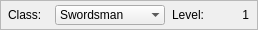
   <widget class="QFrame" name="topFrame">
    <property name="geometry">
     <rect>
      <x>20</x>
      <y>20</y>
      <width>258</width>
      <height>30</height>
     </rect>
    </property>
    <property name="sizePolicy">
     <sizepolicy hsizetype="Fixed" vsizetype="Fixed">
      <horstretch>0</horstretch>
      <verstretch>0</verstretch>
     </sizepolicy>
    </property>
    <property name="minimumSize">
     <size>
      <width>0</width>
      <height>30</height>
     </size>
    </property>
    <property name="baseSize">
     <size>
      <width>0</width>
      <height>30</height>
     </size>
    </property>
    <property name="styleSheet">
     <string notr="true"/>
    </property>
    <property name="frameShape">
     <enum>QFrame::StyledPanel</enum>
    </property>
    <property name="frameShadow">
     <enum>QFrame::Raised</enum>
    </property>
    <layout class="QGridLayout" name="gridLayout">
     <property name="leftMargin">
      <number>3</number>
     </property>
     <property name="topMargin">
      <number>3</number>
     </property>
     <property name="rightMargin">
      <number>3</number>
     </property>
     <property name="bottomMargin">
      <number>3</number>
     </property>
     <property name="spacing">
      <number>3</number>
     </property>
     <item row="0" column="2">
      <widget class="QLabel" name="LevelLabel">
       <property name="sizePolicy">
        <sizepolicy hsizetype="Fixed" vsizetype="Fixed">
         <horstretch>0</horstretch>
         <verstretch>0</verstretch>
        </sizepolicy>
       </property>
       <property name="minimumSize">
        <size>
         <width>40</width>
         <height>20</height>
        </size>
       </property>
       <property name="baseSize">
        <size>
         <width>40</width>
         <height>20</height>
        </size>
       </property>
       <property name="text">
        <string>Level:</string>
       </property>
      </widget>
     </item>
     <item row="0" column="0">
      <widget class="QLabel" name="classL">
       <property name="sizePolicy">
        <sizepolicy hsizetype="Fixed" vsizetype="Fixed">
         <horstretch>0</horstretch>
         <verstretch>0</verstretch>
        </sizepolicy>
       </property>
       <property name="minimumSize">
        <size>
         <width>40</width>
         <height>20</height>
        </size>
       </property>
       <property name="baseSize">
        <size>
         <width>40</width>
         <height>20</height>
        </size>
       </property>
       <property name="text">
        <string>Class:</string>
       </property>
      </widget>
     </item>
     <item row="0" column="1">
      <widget class="QComboBox" name="chooseClassBox">
       <property name="sizePolicy">
        <sizepolicy hsizetype="Fixed" vsizetype="Fixed">
         <horstretch>0</horstretch>
         <verstretch>0</verstretch>
        </sizepolicy>
       </property>
       <property name="minimumSize">
        <size>
         <width>110</width>
         <height>20</height>
        </size>
       </property>
       <property name="baseSize">
        <size>
         <width>110</width>
         <height>20</height>
        </size>
       </property>
       <property name="editable">
        <bool>false</bool>
       </property>
       <property name="maxCount">
        <number>5</number>
       </property>
       <property name="iconSize">
        <size>
         <width>16</width>
         <height>16</height>
        </size>
       </property>
       <property name="frame">
        <bool>false</bool>
       </property>
       <property name="modelColumn">
        <number>0</number>
       </property>
       <item>
        <property name="text">
         <string>Swordsman</string>
        </property>
       </item>
       <item>
        <property name="text">
         <string>Wizard</string>
        </property>
       </item>
       <item>
        <property name="text">
         <string>Archer</string>
        </property>
       </item>
       <item>
        <property name="text">
         <string>Cleric</string>
        </property>
       </item>
      </widget>
     </item>
     <item row="0" column="3">
      <widget class="QLabel" name="LevelOutput">
       <property name="sizePolicy">
        <sizepolicy hsizetype="Fixed" vsizetype="Fixed">
         <horstretch>0</horstretch>
         <verstretch>0</verstretch>
        </sizepolicy>
       </property>
       <property name="minimumSize">
        <size>
         <width>30</width>
         <height>20</height>
        </size>
       </property>
       <property name="baseSize">
        <size>
         <width>30</width>
         <height>20</height>
        </size>
       </property>
       <property name="text">
        <string>1</string>
       </property>
       <property name="alignment">
        <set>Qt::AlignRight|Qt::AlignTrailing|Qt::AlignVCenter</set>
       </property>
      </widget>
     </item>
    </layout>
   </widget>
